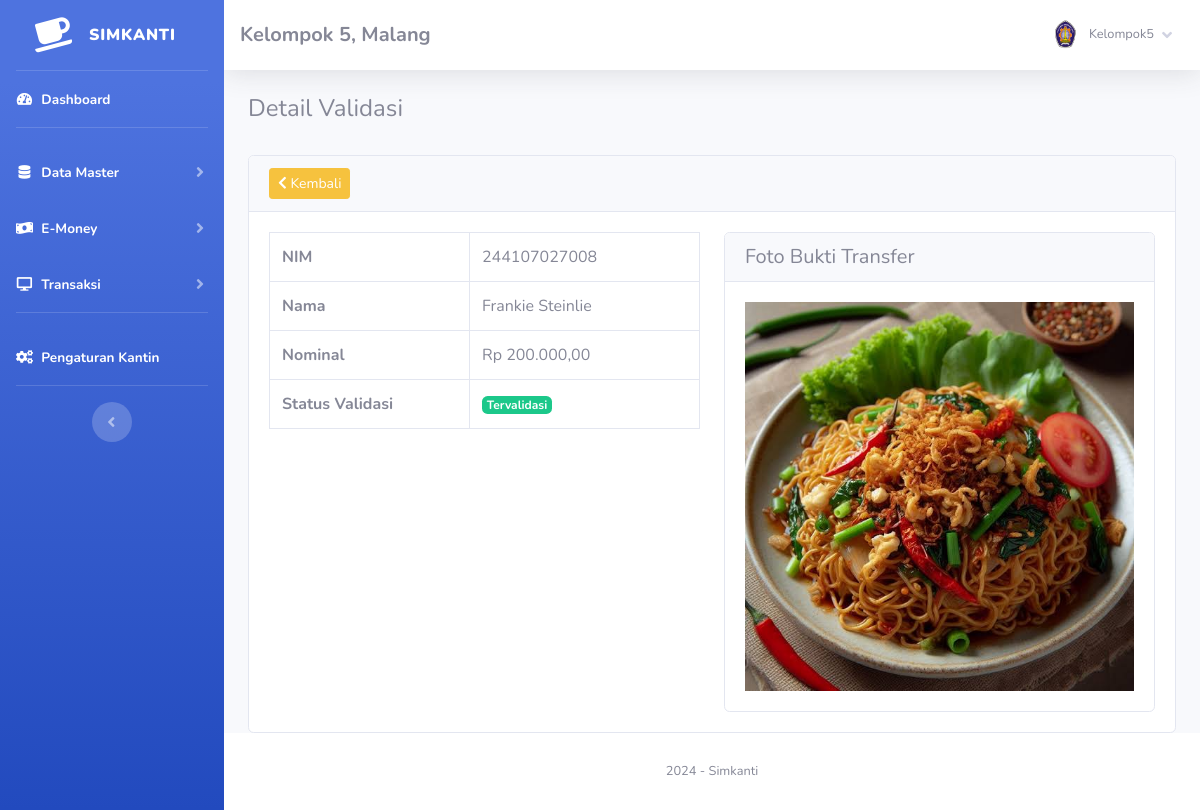
The app's page /index.php?page=validasi/detail&id=11 (signed in) with its own data.
### tables this page shows
CREATE TABLE `toko` (
  `id_toko` int NOT NULL AUTO_INCREMENT,
  `nama_toko` varchar(255) NOT NULL,
  `alamat_toko` text NOT NULL,
  `tlp` varchar(255) NOT NULL,
  `nama_pemilik` varchar(255) NOT NULL,
  PRIMARY KEY (`id_toko`)
);

CREATE TABLE `member` (
  `id_member` int NOT NULL AUTO_INCREMENT,
  `nm_member` varchar(255) NOT NULL,
  `alamat_member` text NOT NULL,
  `telepon` varchar(255) NOT NULL,
  `email` varchar(255) NOT NULL,
  `gambar` text NOT NULL,
  `NIK` text NOT NULL,
  PRIMARY KEY (`id_member`)
);

CREATE TABLE `validasi` (
  `id_validasi` int NOT NULL AUTO_INCREMENT,
  `nim` varchar(255) DEFAULT NULL,
  `nama` varchar(255) DEFAULT NULL,
  `nominal` decimal(10,2) DEFAULT NULL,
  `fotobukti` varchar(255) DEFAULT NULL,
  `valid` tinyint(1) DEFAULT '0',
  PRIMARY KEY (`id_validasi`)
);

### fungsi/view/view.php (called while the page is built, shortened)
<?php
class view
{
    protected $db;
    public function __construct($db)
    {
        $this->db = $db;
    }
    public function member_edit($id)
    {
        $sql = "select member.*, login.*
                from member inner join login on member.id_member = login.id_member
                where member.id_member= ?";
        $row = $this-> db -> prepare($sql);
        $row -> execute(array($id));
        $hasil = $row -> fetch();
        return $hasil;
    }
    public function toko()
    {
        $sql = "select*from toko where id_toko='1'";
        $row = $this-> db -> prepare($sql);
        $row -> execute();
        $hasil = $row -> fetch();
        return $hasil;
    }
}

### admin/module/validasi/detail/index.php (the view, shortened to what this page needs)
<?php
$id = $_GET['id'];
$sql = 'SELECT * FROM validasi WHERE id_validasi = ?';
$stmt = $config->prepare($sql);
$stmt->execute([$id]);
$data = $stmt->fetch(PDO::FETCH_ASSOC);
?>
<h4>Detail Validasi</h4>
<br />
<div class="card">
    <div class="card-header">
        <a href="index.php?page=validasi" class="btn btn-warning btn-sm">
            <i class="fa fa-chevron-left"></i> Kembali
        </a>
    </div>
    <div class="card-body">
        <div class="row">
            <div class="col-md-6">
                <table class="table table-bordered">
                    <tr>
                        <th width="200">NIM</th>
                        <td><?php echo $data['nim']; ?></td>
                    </tr>
                    <tr>
                        <th>Nama</th>
                        <td><?php echo $data['nama']; ?></td>
                    </tr>
                    <tr>
                        <th>Nominal</th>
                        <td>Rp <?php echo number_format($data['nominal'], 2, ',', '.'); ?></td>
                    </tr>
                    <tr>
                        <th>Status Validasi</th>
                        <td>
                            <?php
                            if($data['valid'] == 0) {
                                echo '<span class="badge badge-warning">Pending</span>';
                            } else if($data['valid'] == 1) {
                                echo '<span class="badge badge-success">Tervalidasi</span>';
                            } else {
                                echo '<span class="badge badge-danger">Ditolak</span>';
                            }
                            ?>
                        </td>
                    </tr>
                </table>
            </div>
            <div class="col-md-6">
                <div class="card">
                    <div class="card-header">
                        <h5 class="card-title mb-0">Foto Bukti Transfer</h5>
                    </div>
                    <div class="card-body text-center">
                        <?php if($data['fotobukti']): ?>
                            <img src="assets/img/bukti_transfer/<?php echo $data['fotobukti']; ?>"
                                 alt="Bukti Transfer"
                                 class="img-fluid"
                                 style="max-height: 400px;">
                        <?php else: ?>
                            <p class="text-muted">Tidak ada foto bukti</p>
                        <?php endif; ?>
                    </div>
                </div>
            </div>
        </div>
    </div>
</div>

### admin/template/sidebar.php (shortened to what this page needs)
<?php
    $id = $_SESSION['admin']['id_member'];
    $hasil_profil = $lihat -> member_edit($id);
?>
<ul class="navbar-nav bg-gradient-primary sidebar sidebar-dark accordion" id="accordionSidebar">
    <a class="sidebar-brand d-flex align-items-center justify-content-center" href="index.php">
        <div class="sidebar-brand-icon rotate-n-15">
            <i class="fas fa-coffee"></i>
        </div>
        <div class="sidebar-brand-text mx-3"><b>Simkanti</b><sup></sup></div>
    </a>
    <hr class="sidebar-divider my-0">
    <li class="nav-item active">
        <a class="nav-link" href="index.php">
            <i class="fas fa-fw fa-tachometer-alt"></i>
            <span>Dashboard</span></a>
    </li>
    <hr class="sidebar-divider">
    <li class="nav-item active">
        <a class="nav-link collapsed" href="#" data-toggle="collapse" data-target="#collapseTwo" aria-expanded="true"
            aria-controls="collapseTwo">
            <i class="fas fa-fw fa-database"></i>
            <span>Data Master</span>
        </a>
    </li>
    <li class="nav-item active">
        <a class="nav-link collapsed" href="#" data-toggle="collapse" data-target="#collapseee" aria-expanded="true"
            aria-controls="collapseTwo">
            <i class="fas fa-fw fa-money-bill-wave"></i>
            <span>E-Money</span>
        </a>
    </li>
    <li class="nav-item active">
        <a class="nav-link collapsed" href="#" data-toggle="collapse" data-target="#collapse3" aria-expanded="true"
            aria-controls="collapse3">
            <i class="fas fa-fw fa-desktop"></i>
            <span>Transaksi</span>
        </a>
    </li>
    <hr class="sidebar-divider">
    <li class="nav-item active">
        <a class="nav-link" href="index.php?page=pengaturan">
            <i class="fas fa-fw fa-cogs"></i>
            <span>Pengaturan Kantin</span></a>
    </li>
    <hr class="sidebar-divider d-none d-md-block">
    <div class="text-center d-none d-md-inline">
        <button class="rounded-circle border-0" id="sidebarToggle"></button>
    </div>
</ul>
<div id="content-wrapper" class="d-flex flex-column">
    <div id="content">
        <nav class="navbar navbar-expand navbar-light bg-white topbar mb-4 static-top shadow">
            <h5 class="d-lg-block d-none mt-2"><b><?php echo $toko['nama_toko'];?>, <?php echo $toko['alamat_toko'];?></b></h5>
            <ul class="navbar-nav ml-auto">
                <li class="nav-item dropdown no-arrow">
                    <a class="nav-link dropdown-toggle" href="#" id="userDropdown" role="button" data-toggle="dropdown"
                        aria-haspopup="true" aria-expanded="false">
                        <img class="img-profile rounded-circle"
                            src="assets/img/user/<?php echo $hasil_profil['gambar'];?>">
                        <span
                            class="mr-2 d-none d-lg-inline text-gray-600 small ml-2"><?php echo $hasil_profil['nm_member'];?></span>
                        <i class="fas fa-angle-down"></i>
                    </a>
                </li>
            </ul>
        </nav>
        <div class="container-fluid">

### records on screen
toko: nama_toko "Kelompok 5", alamat_toko "Malang"
validasi: nim "244107027008", nama "Frankie Steinlie", nominal "200.000,00", fotobukti (picture)

### other values on screen
$hasil_profil['nm_member'] "Kelompok5"
